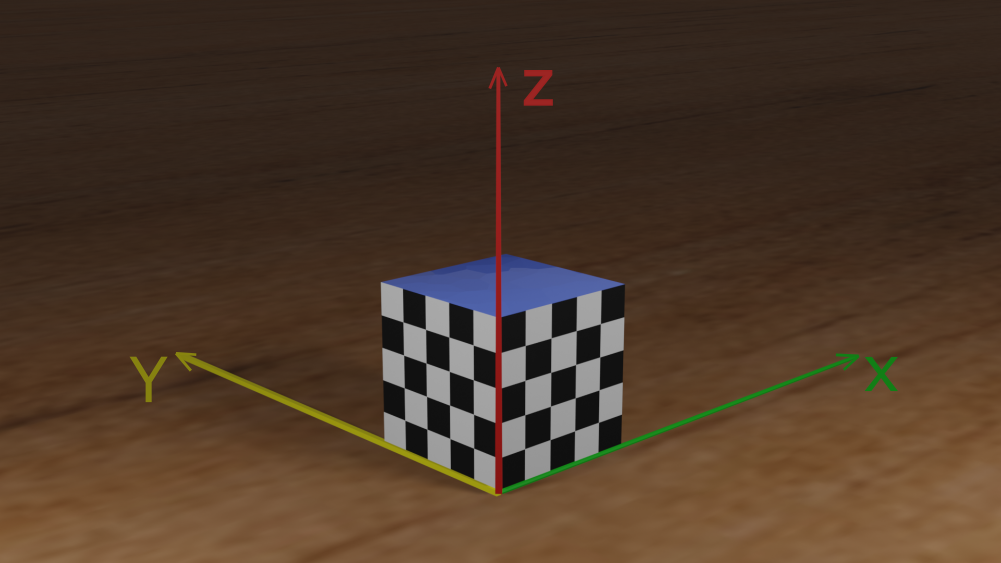
#> input picture PROJECT_1/Geometry-main/Geometry-main/checkboard.png, 2002 x 1126 px (shown at 1/2 size)
$ python -i UB_Geometry.py   (imports and definitions only)
#> lines starting #> are read from the running program, lines starting #| are printed output that depends on the picture; after the words box and inside, x2 and y2 are one past the last pixel; in counts of white or black regions, pixels touching at a corner belong together
#> further down, picture is the input picture: shape (1126, 2002, 3); mean B, G, R 40.6, 56.2, 76.2
import numpy as np
from typing import List, Tuple
import cv2

from cv2 import cvtColor, COLOR_BGR2GRAY, TERM_CRITERIA_EPS, TERM_CRITERIA_MAX_ITER, \
    findChessboardCorners, cornerSubPix, drawChessboardCorners

'''
Please do Not change or add any imports.
Please do NOT read or write any file, or show any images in your final submission!
'''

#task1

# [52 lines left out: functions findRot_xyz2XYZ, findRot_XYZ2xyz, not called in this run]

"""
If your implementation requires implementing other functions. Please implement all the functions you design under here.
But remember the above "findRot_xyz2XYZ()" and "findRot_XYZ2xyz()" functions are the only 2 function that will be called in task1.py.
"""

# Your functions for task1


#function to perform rotation around Z axis
# [32 lines left out: functions rotate_around_Z, rotate_around_X, not called in this run]


#--------------------------------------------------------------------------------------------------------------
# task2:

def find_corner_img_coord(image: np.ndarray) -> np.ndarray:
    '''
    Args:
        image: Input image of size MxNx3. M is the height of the image. N is the width of the image. 3 is the channel of the image.
    Return:
        A numpy array of size 32x2 that represents the 32 checkerboard corners' pixel coordinates.
        The pixel coordinate is defined such that the of top-left corner is (0, 0) and the bottom-right corner of the image is (N, M).
    '''
    img_coord = np.zeros([32, 2], dtype=float)


    #convert the input image into the gray scale to reduce the computational complexity

    gray_image=cv2.cvtColor(image,cv2.COLOR_BGR2GRAY)
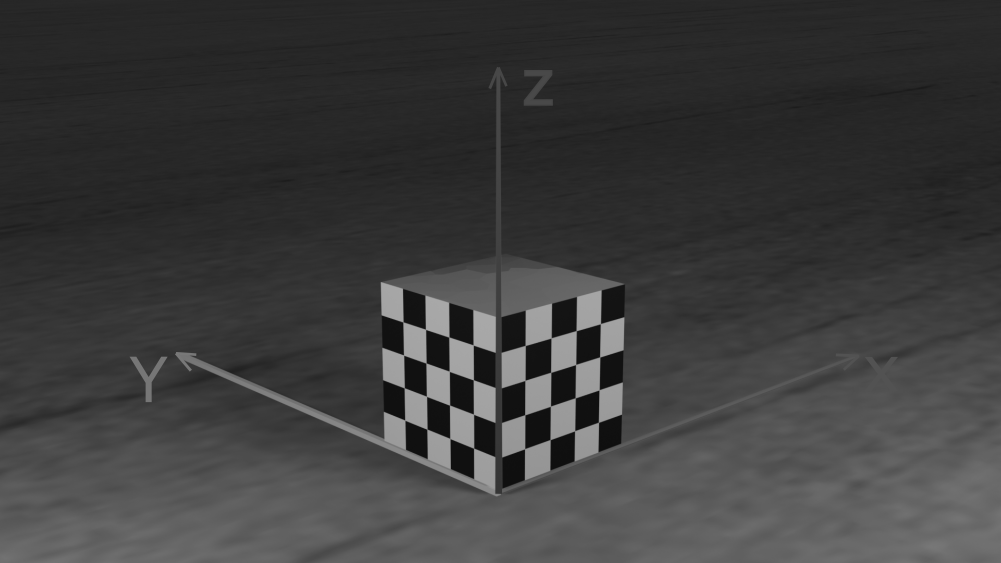
#> gray_image: shape (1126, 2002) (shown at 1/2 size); min 15, max 169, mean 60.4
    #finding the chessboard corners using the findChessboardCorners method

    return_value, corners = cv2.findChessboardCorners(gray_image, (9,4),None)
#> return_value = True; corners = 36 rows, first 8: [1197.4, 844.9], [1150.7, 861], [1100.5, 879.7], [1050.3, 897.5], [996.5, 912], [947.9, 897], [900.5, 877.6], [854.5, 858.7]

    #Check if the corners are detected or not

    if return_value == True:

        #delete the unwanted points
        corners = np.delete(corners, [4,13,22,31], axis=0)
#> corners = 32 rows, first 8: [1197.4, 844.9], [1150.7, 861], [1100.5, 879.7], [1050.3, 897.5], [947.9, 897], [900.5, 877.6], [854.5, 858.7], [809.5, 839.7]


        # Draw and display the corners
        cv2.drawChessboardCorners(image, (8,4), corners,return_value)
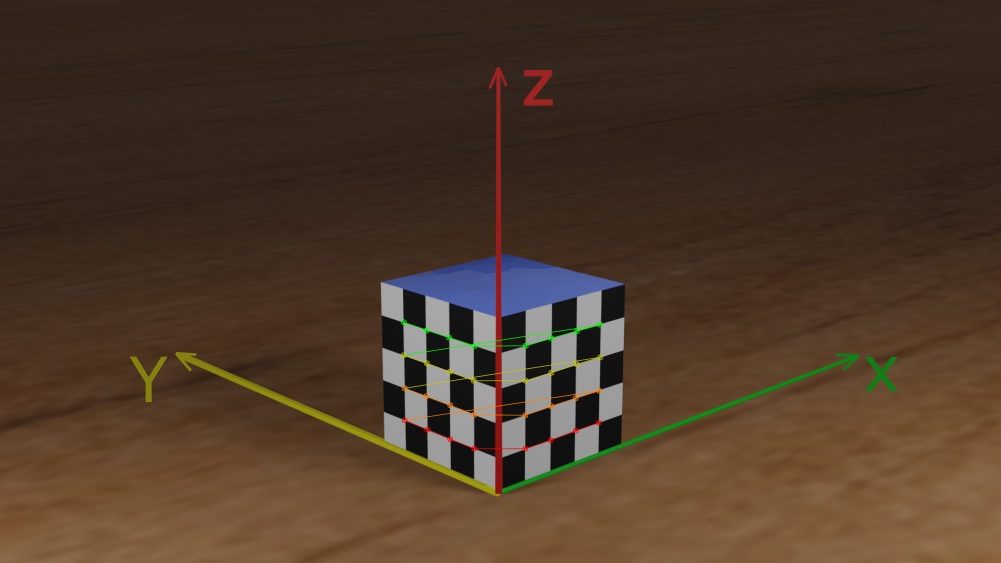
#> image: shape (1126, 2002, 3) (shown at 1/2 size); 0.48% of pixels changed, all inside (x1, y1, x2, y2) = (801, 638, 1207, 904)
        image = cv2.resize(image, (1000,600))
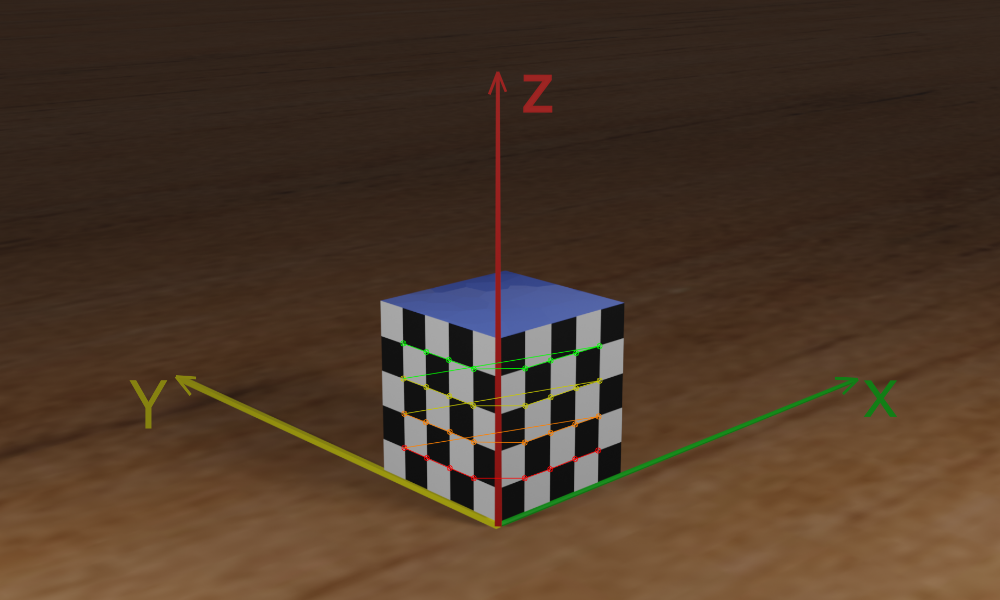
#> image: shape (600, 1000, 3); mean B, G, R 40.3, 56.3, 76.3


    #convert the convers into 32*2 shape
    img_coord=np.resize(corners,(32,2))
#> img_coord = 32 pairs, first value 806.7 to 1200.3, second value 644 to 897.5

    return img_coord


# [100 lines left out: functions find_corner_world_coord, find_intrinsic, find_extrinsic, not called in this run]


"""
If your implementation requires implementing other functions. Please implement all the functions you design under here.
But remember the above 4 functions are the only ones that will be called in task2.py.
"""

# Your functions for task2
# [21 lines left out: function find_matrix_M, not called in this run]


#---------------------------------------------------------------------------------------------------------------------

>>> import cv2
>>> picture = cv2.imread('checkboard.png')
>>> result = find_corner_img_coord(picture)
#> result has the same summary as img_coord in find_corner_img_coord
